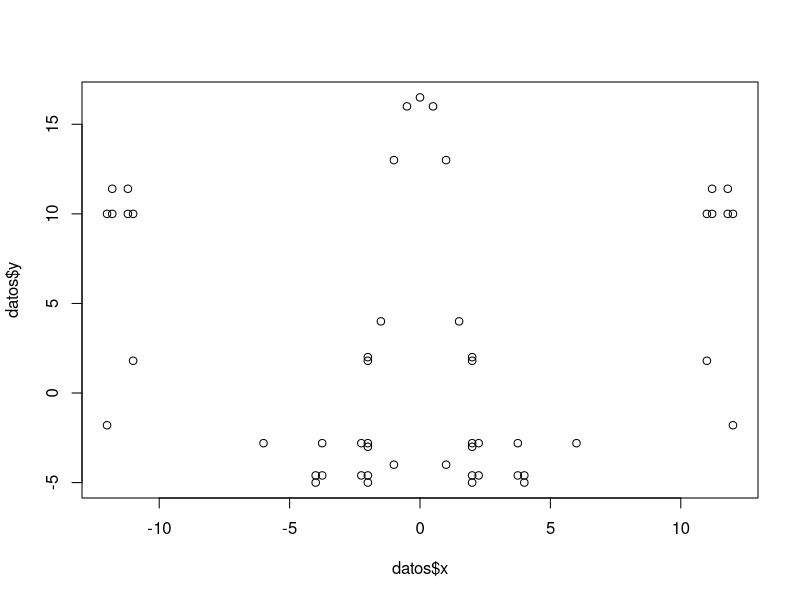
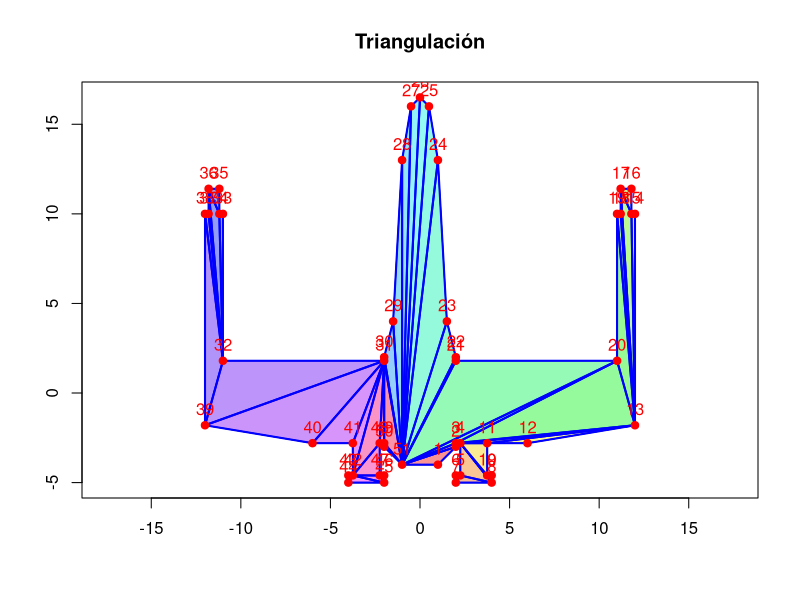
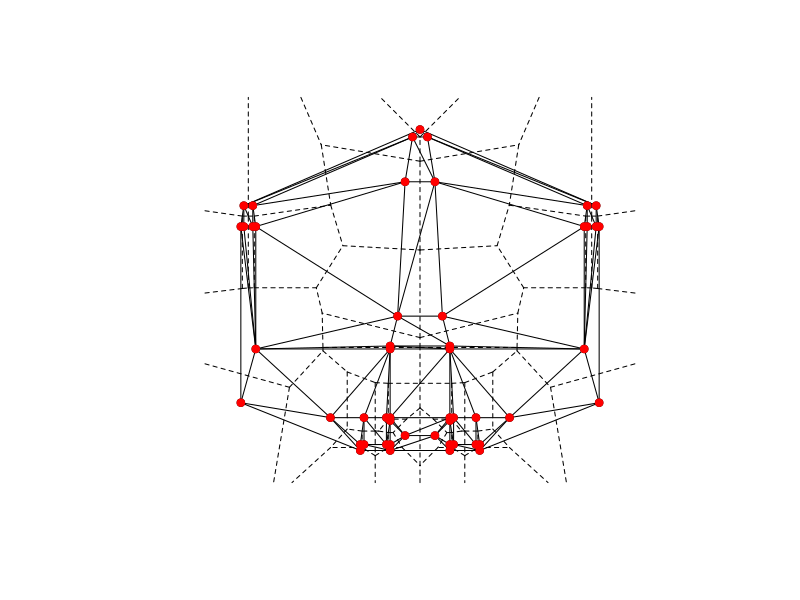
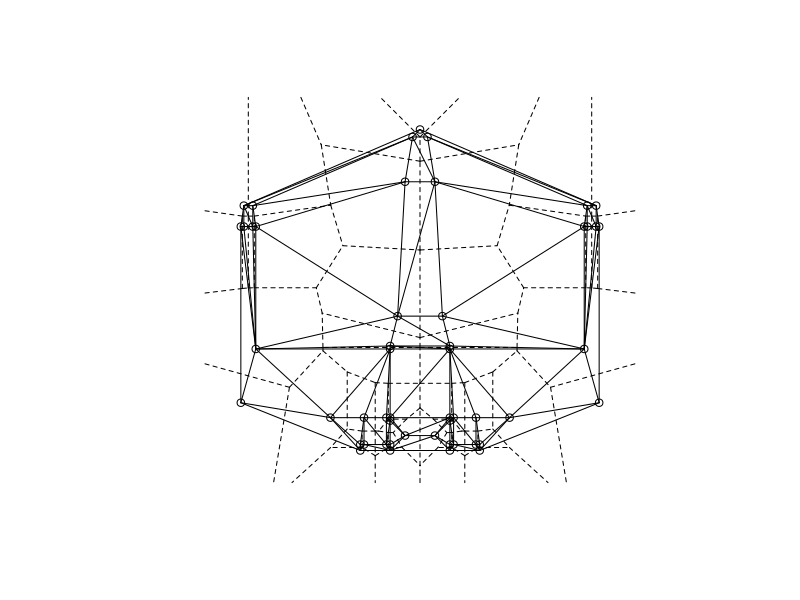
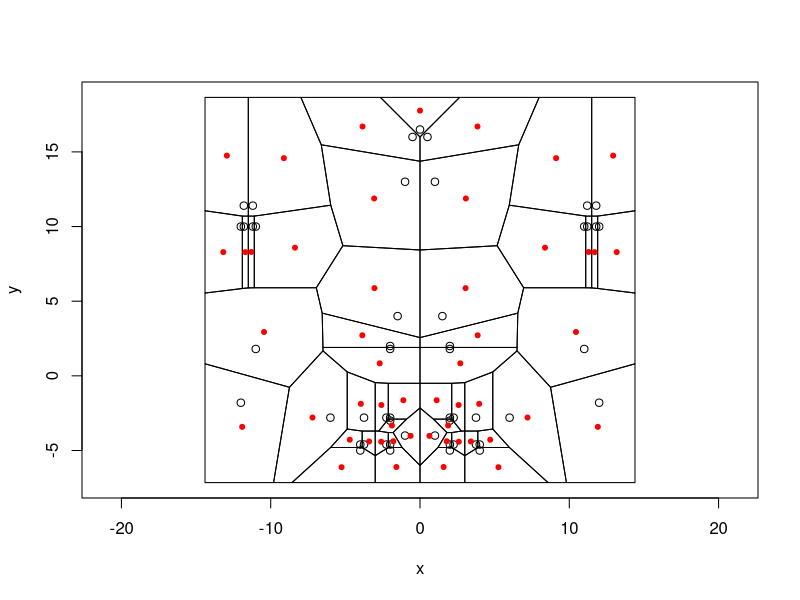

Here is the R script that generated these plots, in order:
#############################################################################
# Práctica 10: Triangulación Denaulay
# Autores: Rodrigo López Torres y Arminda García Moreno
# Fecha : 22/04/2026 
# Propósito: Triangular una nave de star wars siguien el nuevo método
##############################################################################
install.packages("readxl")
install.packages("deldir")
install.packages("tripack")
install.packages("plotrix")

library(deldir)
library(ggplot2)
library(plotrix)
library(readxl) 

###Lectura nave
datos <- read_excel("Practica10/navestarwars.xlsx")
head(datos)
x <- datos$x
y <- datos$y
plot(datos$x, datos$y)
V <- as.matrix(datos[, c("x", "y")])
V



###Triangulación vieja####
orientacion <- function(a, b, c) {
  return((b[1] - a[1]) * (c[2] - a[2]) - (b[2] - a[2]) * (c[1] - a[1]))
}

#función que verifica si un punto p está dentro del triángulo abc
punto_en_triangulo <- function(a, b, c, p) {
  o1 <- orientacion(a, b, p)
  o2 <- orientacion(b, c, p)
  o3 <- orientacion(c, a, p)
  
  return((o1 >= 0 && o2 >= 0 && o3 >= 0) || 
           (o1 <= 0 && o2 <= 0 && o3 <= 0))
}

#función que comprueba si tenemos una oreja
es_oreja <- function(V, i) {
  n <- nrow(V)
  
  prev <- V[(i - 2) %% n + 1, ]
  curr <- V[i, ]
  sig  <- V[i %% n + 1, ]
  #Debe ser convexo
  if (orientacion(prev, curr, sig) <= 0) return(FALSE)
  #Ningún otro punto dentro del triángulo
  for (j in 1:n) {
    if (j == i || j == ((i - 2) %% n + 1) || j == (i %% n + 1)) next
    if (punto_en_triangulo(prev, curr, sig, V[j, ])) return(FALSE)
  }
  
  return(TRUE)
}

#Algoritmo principal
triangulacion <- function(V) {
  V <- as.matrix(V)
  triangulos <- list()
  while (nrow(V) > 3) {
    n <- nrow(V)
    encontrado <- FALSE
    for (i in 1:n) {
      if (es_oreja(V, i)) {
        prev_i <- (i - 2) %% n + 1
        next_i <- i %% n + 1
        triangulos[[length(triangulos) + 1]] <- 
          rbind(V[prev_i, ], V[i, ], V[next_i, ])
        
        V <- V[-i, , drop = FALSE]
        encontrado <- TRUE
        break
      }
    }
    
    if (!encontrado) {
      stop("El polígono no es simple o hay error numérico")
    }
  }
  
  triangulos[[length(triangulos) + 1]] <- V
  return(triangulos)
}

# Funciones de Cálculo de Áreas
area_triangle <- function(tri) {
  x1 <- tri[1, 1]; y1 <- tri[1, 2]
  x2 <- tri[2, 1]; y2 <- tri[2, 2]
  x3 <- tri[3, 1]; y3 <- tri[3, 2]
  
  return(abs(
    x1 * (y2 - y3) +
      x2 * (y3 - y1) +
      x3 * (y1 - y2)
  ) / 2)
}

areas_triangles <- function(triangles) {
  sapply(triangles, area_triangle) # obtener todas las areas de todos los triangulos pasados
}

area_triangulation <- function(triangles) {
  sum(areas_triangles(triangles)) # suma de areas
}

#Vamos a plasmar la triangulación resultante del algoritmo
dibujar_triangulacion <- function(V, triangulos) {
  # Dibujar polígono original
  plot(V, type = "n", asp = 1, xlab = "", ylab = "", main = "Triangulación")
  polygon(V, border = "black", col = rgb(0.9, 0.9, 0.9, 0.3))
  colores <- rainbow(length(triangulos))
  for (i in seq_along(triangulos)) {
    tri <- triangulos[[i]]
    polygon(tri, col = adjustcolor(colores[i], alpha.f = 0.4), border = "blue")
    #los bordes
    lines(rbind(tri, tri[1, ]), col = "blue", lwd = 2)
  }
  #Los vertices
  points(V, pch = 19, col = "red")
  text(V, labels = 1:nrow(V), pos = 3, col = "red")
}

resultado<-triangulacion(V)
area_total <- area_triangulation(resultado)
print(area_total)
dibujar_triangulacion(V, resultado)


####Nueva triangulación

x <- datos$x
y <- datos$y
dxy1 <- deldir(x,y,dpl=NULL, rw=NULL, plotit=TRUE)
#Extraer triangulación
tri <- triang.list(dxy1)
#Mostrar resultados
print(tri)
#Graficar puntos marcados
plot(dxy1)
points(x, y, col = "red", pch = 19)
#Sin los puntos marcados
plot(dxy1)



# centroides de la triangulacion
l<-tile.list(dxy1)
g<-tile.centroids(l)
plot(l,close=TRUE)
points(g,pch=20,col="red")

triangles_deldir <- lapply(tri, function(t) {
  matrix(
    c(t$x, t$y),
    ncol = 2
  )
})

areas_deldir <- areas_triangles(triangles_deldir)
area_total_deldir <- sum(areas_deldir)
area_total_deldir
